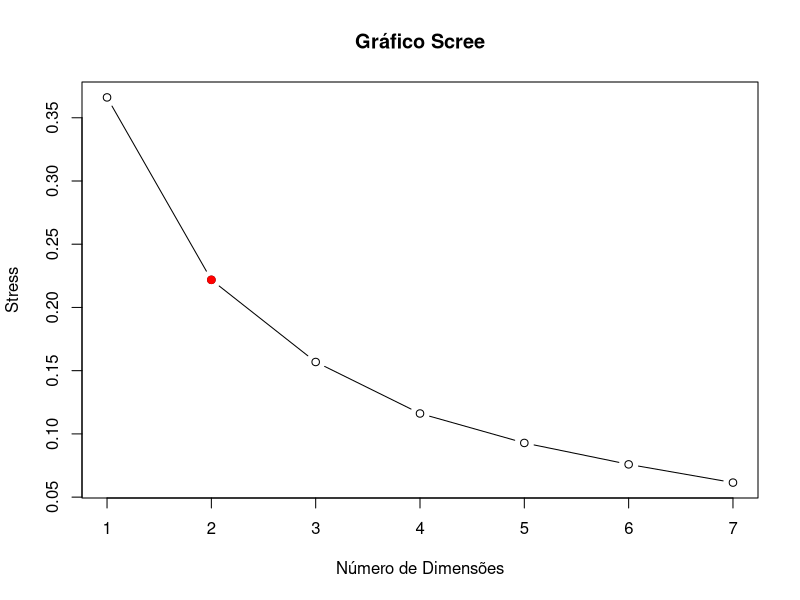

Write R code to recreate this figure.
# Carregar pacotes necessários
library(readr)
library(MASS)

# Ler o arquivo CSV
dados_a <- read_csv("dados_com_medias.csv")

# Função para calcular o stress do MDS não métrico
calc_stress <- function(mds_coords, matriz_distancias) {
  dist_mds <- dist(mds_coords)
  stress <- sum((matriz_distancias - dist_mds)^2) / sum(matriz_distancias^2)
  return(stress)
}

# Calcula o p associado a dimensao fornecida
p_mds <- function(dados, k) {
  # Calcular a matriz de distâncias
  matriz_distancias <- dist(dados)
  
  # Realizar o MDS não métrico
  mds_resultado <- isoMDS(matriz_distancias, k=k)
  
  # Executar o teste de permutação para o MDS não métrico
  n_permutacoes <- 999
  set.seed(123)
  stress_obs <- calc_stress(mds_resultado$points, matriz_distancias)
  stress_perm <- numeric(n_permutacoes)
  
  for (i in 1:n_permutacoes) {
    dados_permutados <- dados[sample(nrow(dados)), ]
    matriz_distancias_permutada <- dist(dados_permutados[, 1:11])
    mds_resultado_permutado <- isoMDS(matriz_distancias_permutada, maxit = 50, trace = FALSE)
    stress_perm[i] <- calc_stress(mds_resultado_permutado$points, matriz_distancias_permutada)
  }
  
  # Calcular o p-valor
  p_valor <- sum(stress_perm <= stress_obs) / n_permutacoes
  cat("P-valor:", p_valor, "\n")
  
  aux <- list(mds_resultado, p_valor)
  return(p_valor)
 }  

p_mds(dados_a, 2)
p_mds(dados_a, 3) # <-  

# ------------------------------------------------------------------------------


# Seleciona variaveis a parter co coeficiente de correlacao
sv_mds <- function(dados, k) {
  # Calcular a matriz de distâncias
  matriz_distancias <- dist(dados)
  
  # Realizar o MDS não métrico
  mds_resultado <- isoMDS(matriz_distancias, k=k)
  
  # Avaliando as variáveis
  # Calcular as correlações entre as variáveis e as coordenadas do MDS
  correlacoes <- cor(dados, mds_resultado$points)
  
  # Estabelecer um limite de correlação
  limite_correlacao <- 0.3
  
  # Encontrar as variáveis cujas correlações em ambas as dimensões estão abaixo 
  # do limite de correlação
  variaveis_excluir <- apply(abs(correlacoes) < limite_correlacao, 1, all)
  
  # Excluir as variáveis com base no critério estabelecido
  dados_reduzidos <- dados[, !variaveis_excluir]
  
  aux <- list(correlacoes, dados_reduzidos)
  
  return(aux)
}

dados_sv <- sv_mds(dados_a, 3)

# ------------------------------------------------------------------------------

c_mds <- function(dados) {
  # Determinar o número máximo de dimensões a serem testadas
  max_dimensoes <- 7
  
  # Calcular o stress para cada número de dimensões
  stress_valores <- numeric(max_dimensoes)
  
  matriz_distancias <- dist(dados) # Distância Eclidiana
  for (nd in 1:max_dimensoes) {
    mds_resultados <- isoMDS(matriz_distancias, k = nd)
    stress_valores[nd] <- calc_stress(mds_resultados$points, matriz_distancias)
  }
  
  # Criar o gráfico scree
  plot(1:max_dimensoes, 
       stress_valores, 
       type = "b", 
       main = "Gráfico Scree", 
       xlab = "Número de Dimensões", 
       ylab = "Stress")
  
  # Identificar o ponto de cotovelo
  cotovelo <- which.max(diff(diff(stress_valores))) + 1
  points(cotovelo, stress_valores[cotovelo], col = "red", pch = 19)
  
  aux <- list(cotovelo, mds_resultados[cotovelo])
  return(aux)
}

print(c_mds(dados_a+1))


